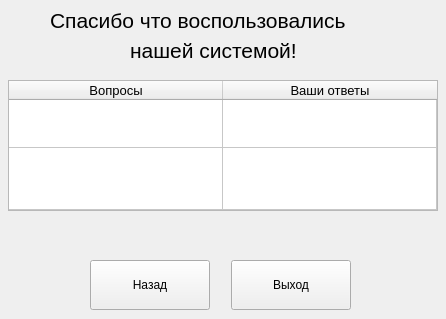
<?xml version="1.0" encoding="UTF-8"?>
<ui version="4.0">
 <class>MainWindow</class>
 <widget class="QMainWindow" name="MainWindow">
  <property name="geometry">
   <rect>
    <x>0</x>
    <y>0</y>
    <width>446</width>
    <height>319</height>
   </rect>
  </property>
  <property name="minimumSize">
   <size>
    <width>446</width>
    <height>319</height>
   </size>
  </property>
  <property name="maximumSize">
   <size>
    <width>446</width>
    <height>319</height>
   </size>
  </property>
  <property name="windowTitle">
   <string>MainWindow</string>
  </property>
  <widget class="QWidget" name="centralwidget">
   <widget class="QLabel" name="label">
    <property name="geometry">
     <rect>
      <x>50</x>
      <y>0</y>
      <width>351</width>
      <height>41</height>
     </rect>
    </property>
    <property name="font">
     <font>
      <family>Segoe UI</family>
      <pointsize>16</pointsize>
     </font>
    </property>
    <property name="text">
     <string>Спасибо что воспользовались</string>
    </property>
   </widget>
   <widget class="QLabel" name="label_2">
    <property name="geometry">
     <rect>
      <x>130</x>
      <y>30</y>
      <width>211</width>
      <height>41</height>
     </rect>
    </property>
    <property name="font">
     <font>
      <family>Segoe UI</family>
      <pointsize>16</pointsize>
     </font>
    </property>
    <property name="text">
     <string>нашей системой!</string>
    </property>
   </widget>
   <widget class="QTableWidget" name="tableWidget">
    <property name="geometry">
     <rect>
      <x>8</x>
      <y>80</y>
      <width>430</width>
      <height>131</height>
     </rect>
    </property>
    <property name="minimumSize">
     <size>
      <width>430</width>
      <height>0</height>
     </size>
    </property>
    <property name="maximumSize">
     <size>
      <width>430</width>
      <height>500</height>
     </size>
    </property>
    <property name="font">
     <font>
      <pointsize>10</pointsize>
     </font>
    </property>
    <property name="dragDropOverwriteMode">
     <bool>false</bool>
    </property>
    <property name="wordWrap">
     <bool>true</bool>
    </property>
    <property name="rowCount">
     <number>2</number>
    </property>
    <attribute name="horizontalHeaderVisible">
     <bool>true</bool>
    </attribute>
    <attribute name="horizontalHeaderCascadingSectionResizes">
     <bool>false</bool>
    </attribute>
    <attribute name="horizontalHeaderDefaultSectionSize">
     <number>214</number>
    </attribute>
    <attribute name="horizontalHeaderHighlightSections">
     <bool>false</bool>
    </attribute>
    <attribute name="horizontalHeaderMinimumSectionSize">
     <number>45</number>
    </attribute>
    <attribute name="horizontalHeaderShowSortIndicator" stdset="0">
     <bool>false</bool>
    </attribute>
    <attribute name="horizontalHeaderStretchLastSection">
     <bool>false</bool>
    </attribute>
    <attribute name="verticalHeaderVisible">
     <bool>false</bool>
    </attribute>
    <attribute name="verticalHeaderCascadingSectionResizes">
     <bool>false</bool>
    </attribute>
    <attribute name="verticalHeaderDefaultSectionSize">
     <number>48</number>
    </attribute>
    <attribute name="verticalHeaderMinimumSectionSize">
     <number>30</number>
    </attribute>
    <attribute name="verticalHeaderStretchLastSection">
     <bool>true</bool>
    </attribute>
    <row>
     <property name="text">
      <string/>
     </property>
    </row>
    <row>
     <property name="text">
      <string/>
     </property>
    </row>
    <column>
     <property name="text">
      <string>Вопросы</string>
     </property>
    </column>
    <column>
     <property name="text">
      <string>Ваши ответы</string>
     </property>
    </column>
    <item row="0" column="0">
     <property name="text">
      <string/>
     </property>
     <property name="flags">
      <set>ItemIsUserCheckable</set>
     </property>
    </item>
    <item row="1" column="0">
     <property name="text">
      <string/>
     </property>
    </item>
    <item row="1" column="1">
     <property name="text">
      <string/>
     </property>
    </item>
   </widget>
   <widget class="QPushButton" name="btn_back">
    <property name="geometry">
     <rect>
      <x>90</x>
      <y>260</y>
      <width>120</width>
      <height>50</height>
     </rect>
    </property>
    <property name="font">
     <font>
      <family>Segoe UI</family>
     </font>
    </property>
    <property name="text">
     <string>Назад</string>
    </property>
   </widget>
   <widget class="QPushButton" name="btn_exit">
    <property name="geometry">
     <rect>
      <x>231</x>
      <y>260</y>
      <width>120</width>
      <height>50</height>
     </rect>
    </property>
    <property name="font">
     <font>
      <family>Segoe UI</family>
     </font>
    </property>
    <property name="text">
     <string>Выход</string>
    </property>
   </widget>
  </widget>
 </widget>
 <resources/>
 <connections/>
</ui>
